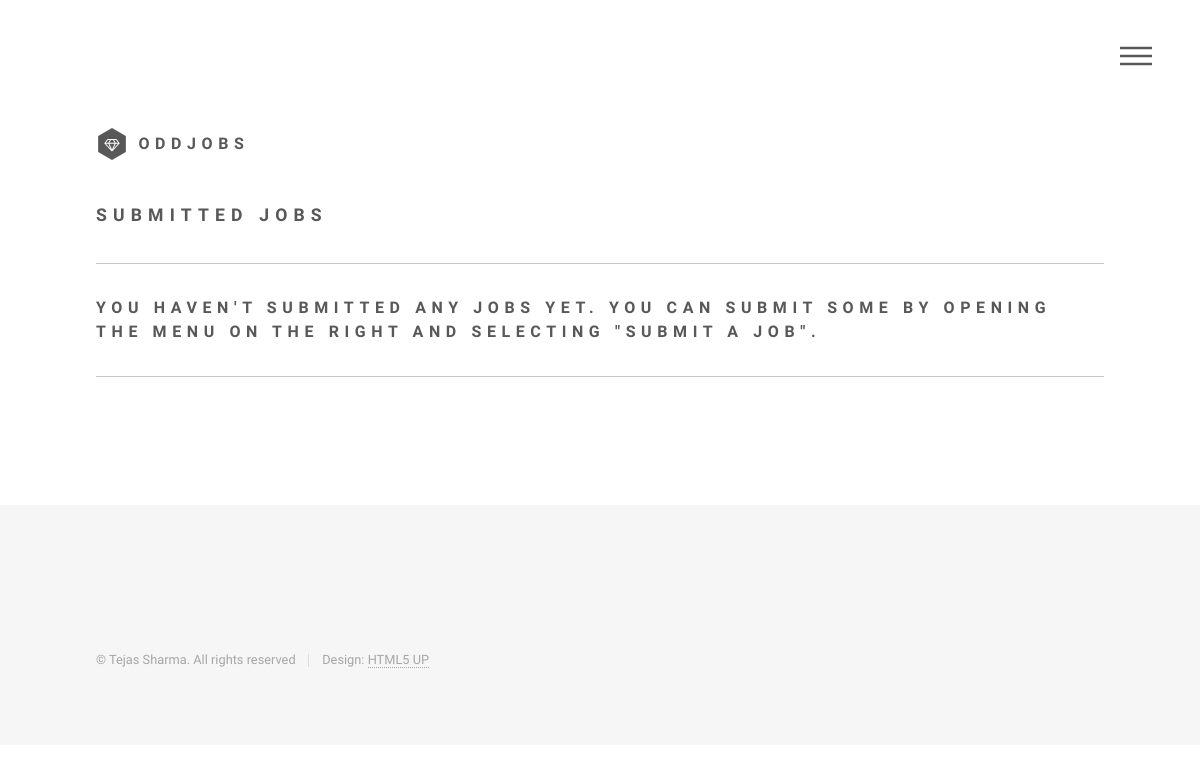
/submitted_jobs (signed in), run on an earlier commit of the app's database.
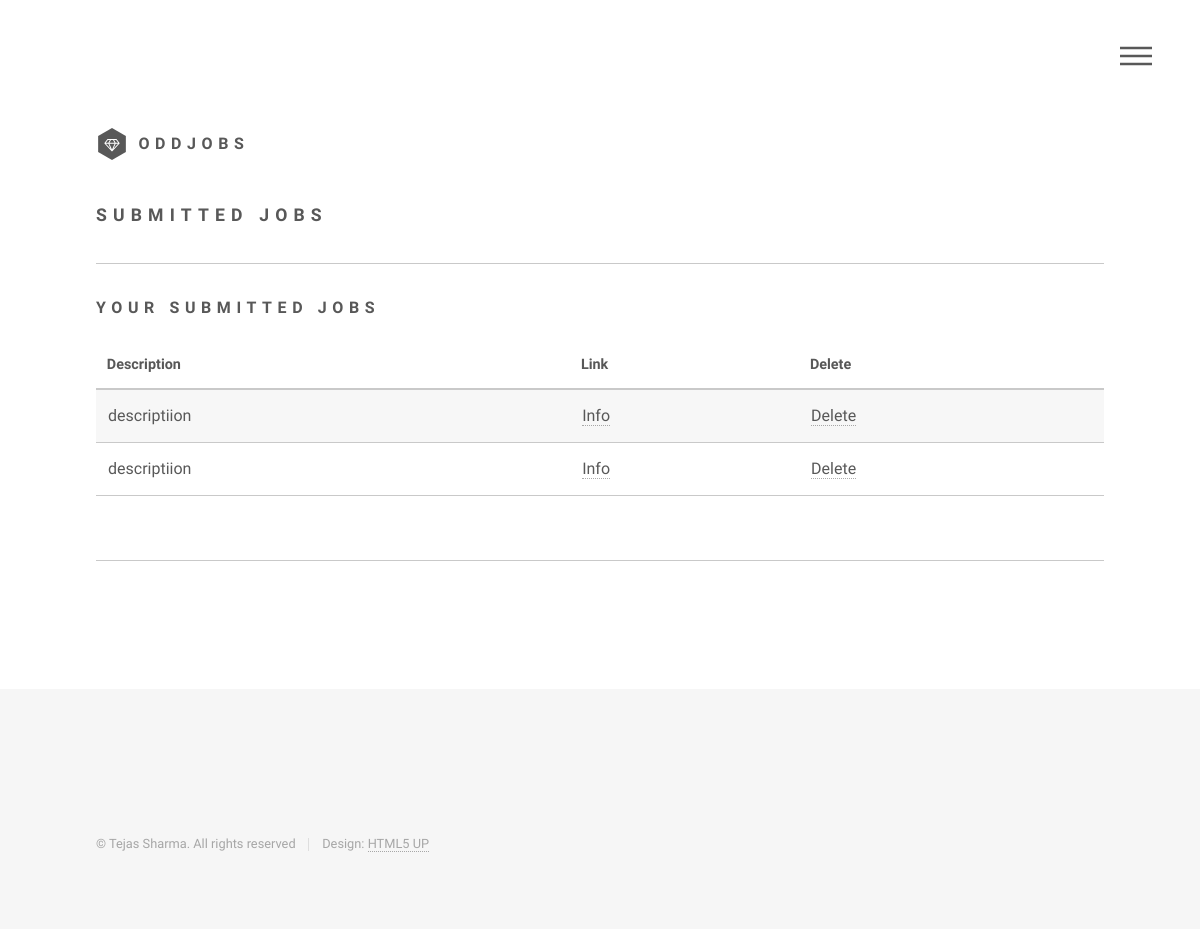
And on a later commit of the database.
### app/models.py (models this page shows, shortened)
class Job(db.Model):
    id = db.Column(db.Integer, primary_key=True, autoincrement=True)
    employer_id = db.Column(db.Integer, db.ForeignKey('user.id'))
    employee_id = db.Column(db.Integer, db.ForeignKey('user.id'))
    description = db.Column(db.String())
    compensation = db.Column(db.String())
    location = db.Column(db.String())
    category_id = db.Column(db.Integer, db.ForeignKey('category.id'))
    group_id = db.Column(db.Integer, db.ForeignKey('group.id'))
    timestamp = db.Column(db.DateTime, default=datetime.datetime.utcnow)
    accept_time = db.Column(db.DateTime, default=None)
    employer = db.relationship('User', foreign_keys=[employer_id], backref='submitted_jobs')
    employee = db.relationship('User', foreign_keys=[employee_id], backref='accepted_jobs')

### app/views.py (the view)
@app.route('/submitted_jobs')
def submitted_jobs():
	user = models.User.query.get(session['user_id']) if 'user_id' in session else None
	if user is None:
		return redirect(url_for('login_required', reason='submitted_jobs'))
	jobs = user.submitted_jobs
	return render_template("submitted_jobs.html",
						   user=user,
						   jobs=jobs,
						   logged_in='user_id' in session)

### app/templates/submitted_jobs.html (shortened to what this page needs)
{% extends "base.html" %}
{% block page_source %}
<div id="main">
    <div class="inner">
        <section>
            <h2>Submitted Jobs</h2>
            <hr />
            {% if jobs %}
            <h3>Your submitted jobs</h3>
            <div class="table-wrapper">
                <table>
                    <thead>
                        <tr>
                            <th>Description</th>
                            <th>Link</th>
                            <th>Delete</th>
                        </tr>
                    </thead>
                    <tbody>
                        {% for job in jobs %}
                        <tr>
                            <td>{{ job.description }}</td>
                            <td><a href="/job_info/{{ job.id }}">Info</a></td>
                            <td><a href="/">Delete</a></td>
                        </tr>
                        {% endfor %}
                    </tbody>
                </table>
            </div>
            {% else %}
            <h3>You haven't submitted any jobs yet. You can submit some by opening the menu on the right and selecting "Submit a Job".<h3>
            {% endif %}
            <hr />
        </section>
    </div>
</div>
{% endblock %}

### app/templates/base.html (shortened to what this page needs)
<!DOCTYPE HTML>
<html>
	<head>
		<link rel="stylesheet" href="/static/css/main.css" />
	</head>
	<body>
			<div id="wrapper">
					<header id="header">
						<div class="inner">
								<a href="/index" class="logo">
									<span class="symbol"><img src="/static/images/logo.svg" alt="" /></span><span class="title">Oddjobs</span>
								</a>
								<nav>
									<ul>
										<li><a href="#menu">Menu</a></li>
									</ul>
								</nav>
						</div>
					</header>
                {% block page_source %}{% endblock %}
					<footer id="footer">
						<div class="inner">
							<ul class="copyright">
								<li>&copy; Tejas Sharma. All rights reserved</li><li>Design: <a href="http://html5up.net">HTML5 UP</a></li>
							</ul>
						</div>
					</footer>
			</div>
	</body>
</html>

What changed in the data, as far as the page shows it:
added Job: description "descriptiion"
added Job: description "descriptiion"
Also different on the page:
text no longer shown: "YOU HAVEN'T SUBMITTED ANY JOBS YET. YOU CAN SUBMIT SOME BY OPENING THE MENU ON THE RIGHT AND SELECTING \"SUBMIT A JOB\"."
text now shown: "YOUR SUBMITTED JOBS Description Link Delete"
